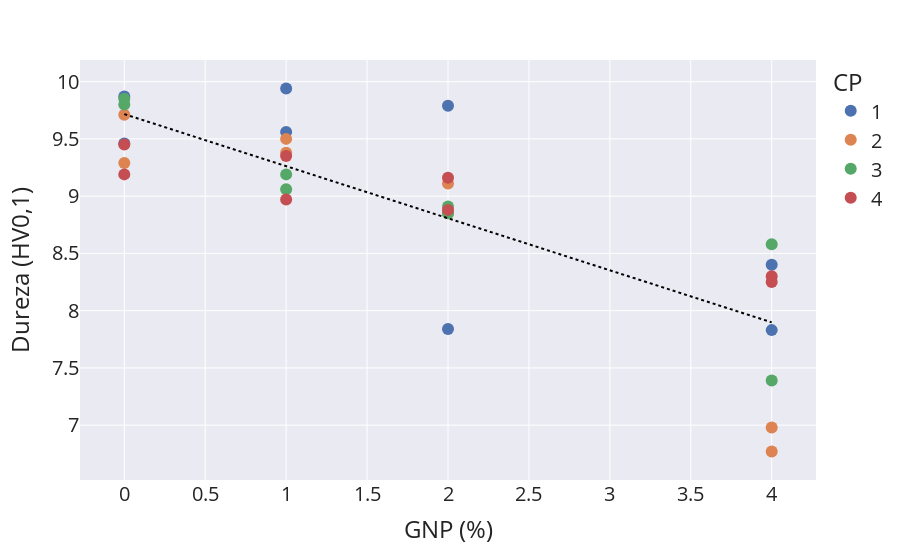

The cell this chart's notebook holds for it:
### Code cell
fig = px.scatter(df, x='NPG', y='dureza', trendline = 'ols',template = 'seaborn',)
trend = fig.data[1]
fig = px.scatter(df, x='NPG', y='dureza', color = 'amostra',template = 'seaborn',)
fig.add_trace(trend)
fig.update_xaxes(title_text = 'GNP (%)')
fig.update_yaxes(title_text = 'Dureza (HV0,1)')
fig.update_layout(legend_title_text = 'CP',
                  template = 'seaborn',
                  #width = 420,
                  #height = 400,
                  font_size = 20,
                  autosize = True,
                 )
fig.update_traces(line_color = 'black', line_dash='dot',marker_size = 12)

### Figure 1 — Plotly figure (JSON) as saved in the notebook; plotly's stock layout.template omitted (floating-point values rounded to 4 significant figures)
{"data": [{"hovertemplate": "amostra=1<br>NPG=%{x}<br>dureza=%{y}<extra></extra>", "legendgroup": "1", "line": {"color": "black", "dash": "dot"}, "marker": {"color": "rgb(76,114,176)", "size": 12, "symbol": "circle"}, "mode": "markers", "name": "1", "orientation": "v", "showlegend": true, "type": "scatter", "x": ["0", "0", "1", "1", "2", "2", "4", "4"], "xaxis": "x", "y": [9.87, 9.46, 9.56, 9.94, 7.84, 9.79, 8.4, 7.83], "yaxis": "y"}, {"hovertemplate": "amostra=2<br>NPG=%{x}<br>dureza=%{y}<extra></extra>", "legendgroup": "2", "line": {"color": "black", "dash": "dot"}, "marker": {"color": "rgb(221,132,82)", "size": 12, "symbol": "circle"}, "mode": "markers", "name": "2", "orientation": "v", "showlegend": true, "type": "scatter", "x": ["0", "0", "1", "1", "2", "2", "4", "4"], "xaxis": "x", "y": [9.29, 9.71, 9.5, 9.38, 9.11, 8.85, 6.98, 6.77], "yaxis": "y"}, {"hovertemplate": "amostra=3<br>NPG=%{x}<br>dureza=%{y}<extra></extra>", "legendgroup": "3", "line": {"color": "black", "dash": "dot"}, "marker": {"color": "rgb(85,168,104)", "size": 12, "symbol": "circle"}, "mode": "markers", "name": "3", "orientation": "v", "showlegend": true, "type": "scatter", "x": ["0", "0", "1", "1", "2", "2", "4", "4"], "xaxis": "x", "y": [9.85, 9.8, 9.06, 9.19, 8.91, 8.85, 7.39, 8.58], "yaxis": "y"}, {"hovertemplate": "amostra=4<br>NPG=%{x}<br>dureza=%{y}<extra></extra>", "legendgroup": "4", "line": {"color": "black", "dash": "dot"}, "marker": {"color": "rgb(196,78,82)", "size": 12, "symbol": "circle"}, "mode": "markers", "name": "4", "orientation": "v", "showlegend": true, "type": "scatter", "x": ["0", "0", "1", "1", "2", "2", "4", "4"], "xaxis": "x", "y": [9.45, 9.19, 9.35, 8.97, 8.88, 9.16, 8.3, 8.25], "yaxis": "y"}, {"hovertemplate": "<b>OLS trendline</b><br>dureza = -0.454643 * NPG + 9.71625<br>R<sup>2</sup>=0.676470<br><br>NPG=%{x}<br>dureza=%{y} <b>(trend)</b><extra></extra>", "legendgroup": "", "line": {"color": "black", "dash": "dot"}, "marker": {"color": "rgb(76,114,176)", "size": 12, "symbol": "circle"}, "mode": "lines", "name": "", "showlegend": false, "type": "scatter", "x": [0, 0, 0, 0, 0, 0, 0, 0, 1, 1, 1, 1, 1, 1, 1, 1, 2, 2, 2, 2, 2, 2, 2, 2, 4, 4, 4, 4, 4, 4, 4, 4], "xaxis": "x", "y": [9.716, 9.716, 9.716, 9.716, 9.716, 9.716, 9.716, 9.716, 9.262, 9.262, 9.262, 9.262, 9.262, 9.262, 9.262, 9.262, 8.807, 8.807, 8.807, 8.807, 8.807, 8.807, 8.807, 8.807, 7.898, 7.898, 7.898, 7.898, 7.898, 7.898, 7.898, 7.898], "yaxis": "y"}], "layout": {"autosize": true, "font": {"size": 20}, "legend": {"title": {"text": "CP"}, "tracegroupgap": 0}, "margin": {"t": 60}, "xaxis": {"anchor": "y", "domain": [0, 1], "title": {"text": "GNP (%)"}}, "yaxis": {"anchor": "x", "domain": [0, 1], "title": {"text": "Dureza (HV0,1)"}}}}
